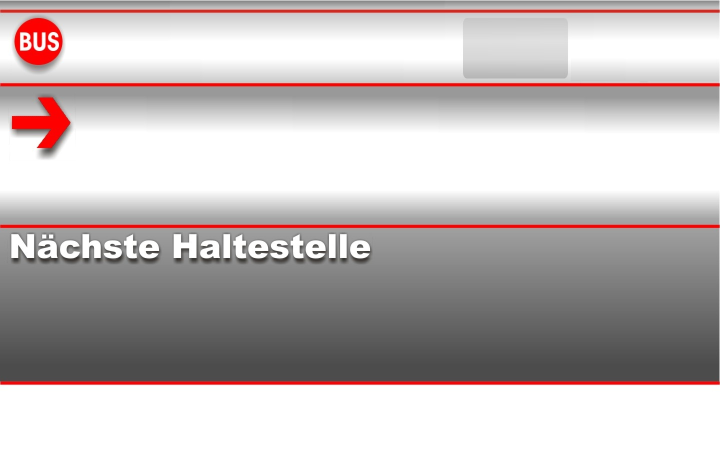
#> input picture tools/IbisIpSimulant/layout/Backplane2.jpg, 1440 x 900 px (shown at 1/2 size)
$ python -i gorba_innen.py   (imports and definitions only)
#> lines starting #> are read from the running program, lines starting #| are printed output that depends on the picture
#!/usr/bin/env python3
"""Innenanzeige für den Pi.

Nach dem Start wählt man das Design.
NEW ist das bisherige Bild: Haltestelle und Verlauf.
Monitor ist das eigene Bild mit drei Seiten: Haltestelle, Verlauf, Umsteigen.
Uhrzeit und Datum laufen auf dem Pi. Linie, Ziel und Halte kommen
von der IBIS-IP-App.
"""

from __future__ import annotations

import atexit
import json
import math
import os
import socket
import subprocess
import sys
import threading
import time
import urllib.error
import urllib.parse
import urllib.request
from datetime import datetime
from http.server import BaseHTTPRequestHandler, ThreadingHTTPServer
from pathlib import Path
from xml.etree import ElementTree as ET

from PIL import Image, ImageDraw, ImageFont

ROOT = Path(__file__).resolve().parent
LAYOUT = ROOT / "layout"
STATE_PATH = Path.home() / "ibis-ip-simulant.json"
WIDTH, HEIGHT = 1440, 900
FOOTER = 100
TICKER_SIZE = 34
NEXT_SECONDS = 15
VERLAUF_SECONDS = 15
AD_SECONDS = 90
AD_VIDEO = ROOT / "werbung" / "verhalten-im-bus.mp4"
DESIGN_PATH = Path.home() / ".config" / "smart-oepnv-ip" / "design"
DESIGNS = (
    ("new", "NEW", "Haltestelle und Verlauf"),
    ("monitor", "Monitor", "Haltestelle, Verlauf und Umsteigen"),
)
COMPANY_EMAIL = "info@smart-oepnv.de"
BLUE = (10, 78, 168)
GREEN = (15, 148, 104)
ORANGE = (242, 120, 22)
NEON_YELLOW = (255, 255, 0)
ORANGE_SOFT = (255, 244, 232)
TURQUOISE = (206, 236, 234)
TURQUOISE_ROW = (186, 224, 224)
HOLD_RED = (196, 28, 32)
INK = (18, 46, 82)

SAMPLE = {
    "linie": "704",
    "ziel": "Hauptbahnhof",
    "halte": [
        "Rathaus",
        "Markt",
        "Weststraße",
        "Schule",
        "Bahnhof",
        "Industriegebiet",
        "Stadtmitte",
        "Hauptbahnhof",
    ],
    "halt_index": 0,
    "haelt": False,
}


def clock_now() -> datetime:
    try:
        from zoneinfo import ZoneInfo
        return datetime.now(ZoneInfo("Europe/Berlin"))
    except Exception:
        return datetime.now()


def load_state() -> dict:
    state = dict(SAMPLE)
    try:
        saved = json.loads(STATE_PATH.read_text(encoding="utf-8"))
    except (OSError, json.JSONDecodeError):
        return state
    if isinstance(saved, dict):
        for key in ("linie", "ziel", "halte", "halt_index", "haelt"):
            if key in saved:
                state[key] = saved[key]
    if isinstance(state["halte"], str):
        state["halte"] = [part.strip() for part in state["halte"].splitlines() if part.strip()]
    return state


def font_file(bold: bool) -> str | None:
    candidates = [
        r"C:\Windows\Fonts\ariblk.ttf" if bold else r"C:\Windows\Fonts\arial.ttf",
        r"C:\Windows\Fonts\arialbd.ttf" if bold else r"C:\Windows\Fonts\arial.ttf",
        "/usr/share/fonts/truetype/liberation/LiberationSans-Bold.ttf" if bold else "/usr/share/fonts/truetype/liberation/LiberationSans-Regular.ttf",
        "/usr/share/fonts/truetype/dejavu/DejaVuSans-Bold.ttf" if bold else "/usr/share/fonts/truetype/dejavu/DejaVuSans.ttf",
    ]
    for path in candidates:
        if Path(path).exists():
            return path
    return None


def font(size: int, bold: bool = False) -> ImageFont.FreeTypeFont | ImageFont.ImageFont:
    path = font_file(bold)
    if path:
        return ImageFont.truetype(path, size)
    return ImageFont.load_default()


def fit(draw: ImageDraw.ImageDraw, text: str, size: int, bold: bool, max_width: int) -> ImageFont.ImageFont:
    current = max(12, size)
    chosen = font(current, bold)
    while current > 18 and draw.textlength(text, font=chosen) > max_width:
        current -= 4
        chosen = font(current, bold)
    return chosen


def passenger_stops(stops) -> list[str]:
    names = [str(part).strip() for part in stops if str(part).strip()]
    if names and all(name.casefold() in {"start", "ende"} for name in names):
        return []
    return names


# [8 lines left out: function monitor_line, not called in this run]


def upcoming(state: dict, count: int) -> list[str]:
    stops = passenger_stops(state["halte"])
    if not stops:
        return []
    index = int(state.get("halt_index", 0)) % len(stops)
    return stops[index:index + count]


def paint(kind: str, state: dict, moment: datetime) -> Image.Image:
#> called with kind = 'next'
    background = "Backplane2.jpg" if kind == "next" else "Backplane.jpg"
    image = Image.open(LAYOUT / background).convert("RGBA")
    draw = ImageDraw.Draw(image)
    line = str(state.get("linie") or "")
    destination = str(state.get("ziel") or "")
    if kind == "next":
        draw_anchored(draw, line, 150, 53, 120, True, (0, 0, 0), "left", 520)
        draw_anchored(draw, destination, 220, 250, 160, True, (0, 0, 0), "left", 1100)
        stops = upcoming(state, 1)
        if stops:
            draw_anchored(draw, stops[0], 720, 648, 150, True, (255, 245, 0), "middle", 1200)
        draw_anchored(draw, f"{moment.hour}:{moment.minute:02d}", 1028, 55, 78, False, (0, 0, 0), "center", 280)
        draw_anchored(
            draw,
            f"{moment.day:02d}.{moment.month:02d}.{moment.year}",
            1028,
            128,
            22,
            True,
            (0, 0, 0),
            "center",
            320,
        )
        if state.get("haelt"):
            banner = Image.open(LAYOUT / "WH.jpg").convert("RGBA")
            banner = banner.resize((980, 120))
            image.alpha_composite(banner, (230, 760))
    else:
        draw_anchored(draw, line, 210, 18, 72, True, (0, 0, 0), "left", 280)
        draw_anchored(draw, destination, 1320, 18, 64, True, (0, 0, 0), "right", 700)
        stops = upcoming(state, 8)
        if stops:
            draw_anchored(draw, stops[0], 140, 839, 60, True, (255, 245, 0), "left-middle", 1100)
        # Gelbe Punkte von unten nach oben, Text auf derselben Höhe rechts daneben.
        dots = ((746, 46), (657, 57), (568, 67), (478, 76), (387, 87), (298, 97), (205, 109))
        for (dot_y, dot_x), name in zip(dots, stops[1:]):
            draw_anchored(draw, name, dot_x + 78, dot_y, 64, False, (0, 0, 0), "left-middle", 900)
    return image.convert("RGB")
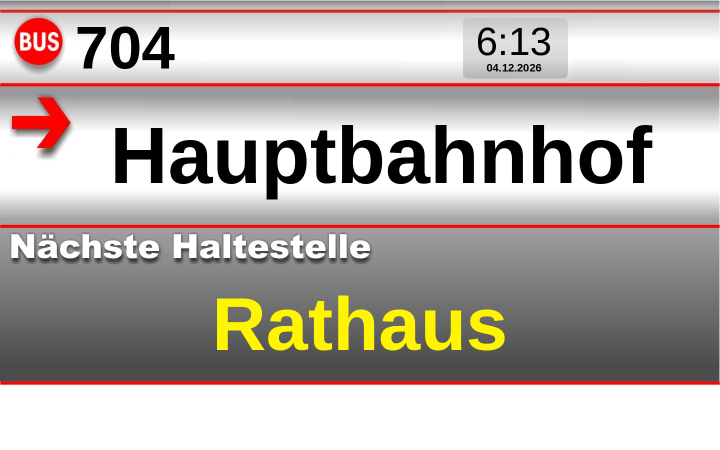
#> returned value: PIL image 1440x900 RGB (shown at 1/2 size); mean R, G, B 181.9, 173.4, 168.1


def blend(start: tuple[int, int, int], end: tuple[int, int, int], t: float) -> tuple[int, int, int]:
    return tuple(int(start[i] + (end[i] - start[i]) * t) for i in range(3))


# [4 lines left out: function horizontal_gradient, not called in this run]


def hold_warning(state: dict) -> bool:
    """Wagen hält: eine Sekunde rot, eine Sekunde die Haltestelle."""
    return bool(state.get("haelt")) and int(time.time()) % 2 == 1


# [39 lines left out: functions additional_text, additional_runs, monitor_course, course_clocks, not called in this run]


BUS_INK = (8, 118, 132)


# [81 lines left out: functions paint_bus_badge, paint_destination_arrow, paint_monitor_header, paint_footer, draw_marquee, not called in this run]


def course_nudge(index: int) -> float:
    """Nach oben jede Haltestelle einen Schritt weiter rechts. Unten ist Index 5."""
    return (5 - index) * 46


# [43 lines left out: functions draw_course_arrow, stop_sign, not called in this run]


def paste_stop_sign(image: Image.Image, cx: float, cy: float, size: int) -> None:
    sign = stop_sign(size)
    image.paste(sign, (int(cx - size / 2), int(cy - size / 2)), sign)


# [139 lines left out: functions paint_verlauf, paint_haltestelle, not called in this run]


TRANSFER_COLUMNS = (
    (48, 230, "Linie"),
    (290, 740, "Richtung"),
    (1050, 220, "Abfahrt"),
    (1290, 110, "Steig"),
)


# [97 lines left out: functions transfer_rows, paint_umsteigen, paint_smart, saved_design, not called in this run]


def remember_design(design: str) -> None:
    DESIGN_PATH.parent.mkdir(parents=True, exist_ok=True)
    DESIGN_PATH.write_text(design + "\n", encoding="utf-8")


# [6 lines left out: function pages_for, not called in this run]


def draw_anchored(draw, text, x, y, size, bold, fill, align, max_width, stroke: int = 0) -> None:
    chosen = fit(draw, text, size, bold, max_width)
    if align == "center":
        anchor = "mt"
    elif align == "middle":
        anchor = "mm"
    elif align == "left-middle":
        anchor = "lm"
    elif align == "right":
        anchor = "rt"
    elif align == "right-middle":
        anchor = "rm"
    else:
        anchor = "lt"
    draw.text(
        (x, y),
        text,
        font=chosen,
        fill=fill,
        anchor=anchor,
        stroke_width=stroke,
        stroke_fill=fill,
    )


class LiveTrip:
    """Was die App per IBIS-IP schickt. Leer, bis das erste Paket da ist."""

    # [145 lines left out: functions __init__, view, apply_xml, apply_json, not called in this run]


def local_tag(tag: str) -> str:
    return tag.split("}")[-1].lower()


# [487 lines left out: functions line_label, element_text, read_trip, timetable_label, shown_delay, departure_label and 13 more, not called in this run]


def save_previews(folder: Path) -> tuple[Path, Path]:
    moment = clock_now()
    state = load_state()
    folder.mkdir(parents=True, exist_ok=True)
    next_path = folder / "Gorba-Naechste.png"
    course_path = folder / "Gorba-Verlauf.png"
    paint("next", state, moment).save(next_path, "PNG")
    paint("verlauf", state, moment).save(course_path, "PNG")
#> call 2 of paint, with kind = 'verlauf'
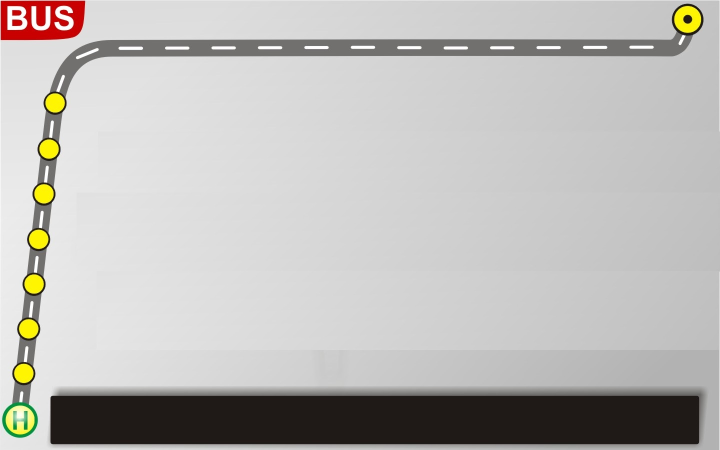
#> input picture tools/IbisIpSimulant/layout/Backplane.jpg, 1440 x 900 px (shown at 1/2 size)
#> in paint (call 2), `return image.convert("RGB")`:
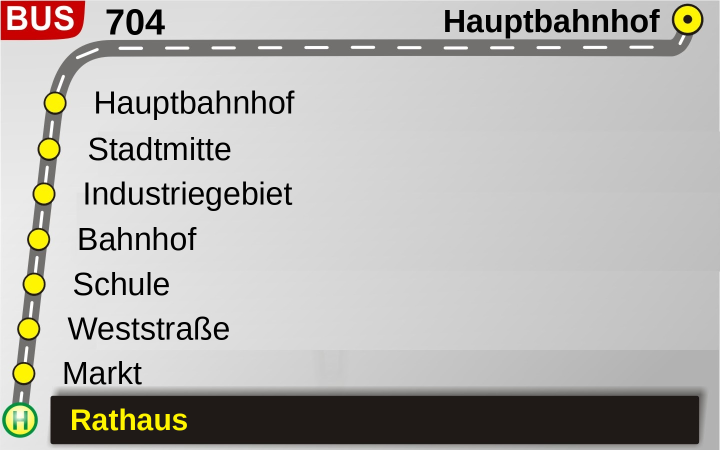
#> returned value: PIL image 1440x900 RGB (shown at 1/2 size); mean R, G, B 182, 180.1, 176.7
    return next_path, course_path


# [426 lines left out: functions play_advertisement, _read_exact, frame_delay, render_frame, show, show_tk, not called in this run]


def main() -> None:
    if "--anzeige" in sys.argv:
        app = ""
        reply_port = 9090
        args = sys.argv[1:]
        if "--app" in args:
            app = args[args.index("--app") + 1]
        if "--antwort-port" in args:
            reply_port = int(args[args.index("--antwort-port") + 1])
        trip = LiveTrip()
        threading.Thread(target=serve_replies, args=(trip, reply_port), daemon=True).start()
        threading.Thread(
            target=watch_network, args=(trip, reply_port, app, threading.Event()), daemon=True
        ).start()
        show(trip)
        return
    target = Path.home() / "Desktop"
    if not target.exists():
        target = Path.home()
    next_path, course_path = save_previews(target)
    print(next_path)
    print(course_path)


# [2 lines not run here, left out]

>>> result = main()
